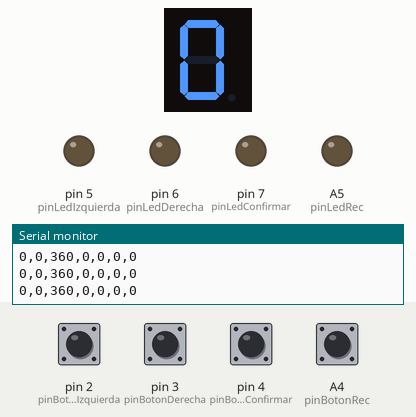
Bench run of a sketch on a simulated Arduino Uno, built with avr-gcc and run on an emulated ATmega328P. Parts: 1-digit seven-segment display, output pins drawn as LEDs (lit = HIGH), the last lines printed to the serial monitor. Wiring (inferred from the names in the program): 1-digit 7-segment display, segments lit when LOW: segments pin 8, pin 9, pin 10, pin 11, pin 12, pin 13, A1. The inputs (shaded band) are chosen by the test bench; at power-on: A4 (pinBotonRec), pin 2 (pinBotonIzquierda), pin 3 (pinBotonDerecha), pin 4 (pinBotonConfirmar) LOW. Random numbers use the default seed unless the sketch sets one; the segment pins are drawn as the display they are named for; pins used as bus, display or sensor lines are not drawn.

Above: at 1.2 s.
1.3 s: pin 2 (pinBotonIzquierda) pulled HIGH for 0.15 s
At 1.39 s:
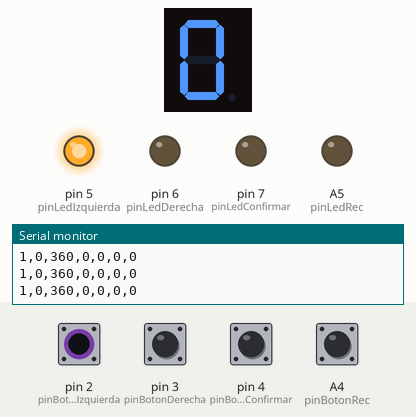
2.9 s: pin 4 (pinBotonConfirmar) pulled HIGH for 0.15 s
At 2.99 s:
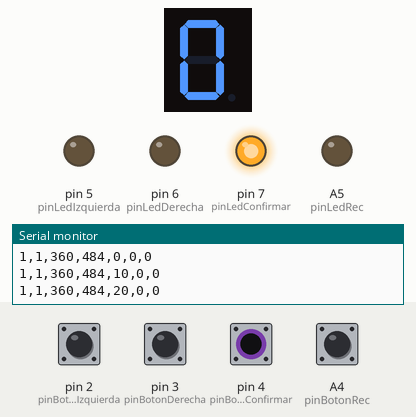
4.5 s: pin 3 (pinBotonDerecha) pulled HIGH for 0.15 s
At 4.59 s:
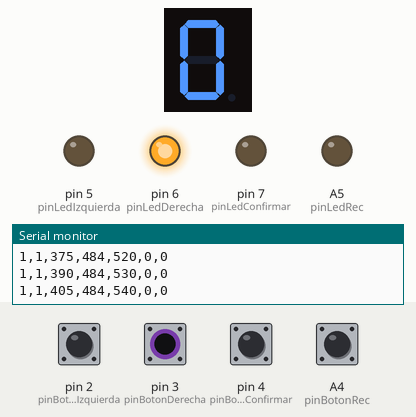
6.1 s: A4 (pinBotonRec) pulled HIGH for 0.15 s
At 6.2 s:
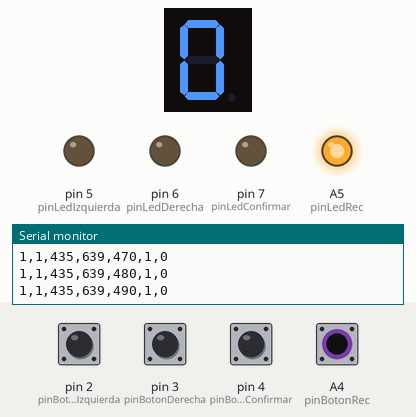
7.7 s: pin 3 (pinBotonDerecha) driven HIGH and pin 4 (pinBotonConfirmar) driven HIGH
At 8.9 s:
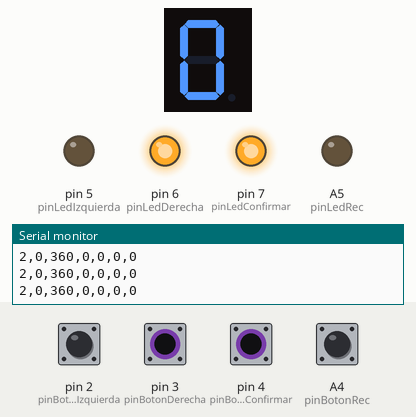
9.2 s: pin 2 (pinBotonIzquierda) pulled HIGH for 1 s
At 10.0 s:
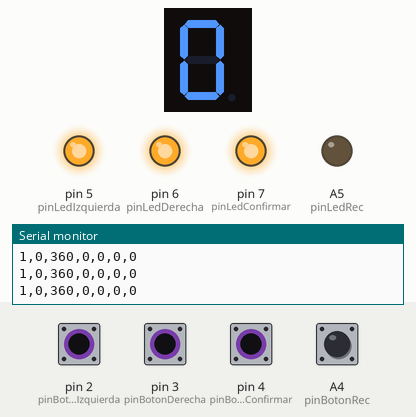
Timing chart, 0 to 12.2 s (numbered marks = the images above; inputs shaded):
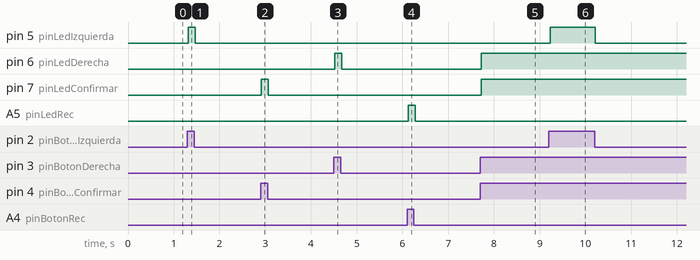

The sketch:

proyectoArduino.ino
```cpp
#define memoriaArray 250

const int pinBotonIzquierda = 2;
const int pinBotonDerecha = 3;
const int pinBotonConfirmar = 4;
const int pinBotonRec = A4;

const int pinLedIzquierda = 5;
const int pinLedDerecha = 6;
const int pinLedConfirmar = 7;
const int pinLedRec = A5;

int segmentos[7] = { 8, 9, 10, 11, 12, 13, A1 };
int numeroDigitos[11][7] = {
  { 1, 1, 1, 1, 1, 1, 0 },  // 0
  { 0, 1, 1, 0, 0, 0, 0 },  // 1
  { 1, 1, 0, 1, 1, 0, 1 },  // 2
  { 1, 1, 1, 1, 0, 0, 1 },  // 3
  { 0, 1, 1, 0, 0, 1, 1 },  // 4
  { 1, 0, 1, 1, 0, 1, 1 },  // 5
  { 1, 0, 1, 1, 1, 1, 1 },  // 6
  { 1, 1, 1, 0, 0, 0, 0 },  // 7
  { 1, 1, 1, 1, 1, 1, 1 },  // 8
  { 1, 1, 1, 1, 0, 1, 1 },  // 9
  { 0, 0, 0, 0, 0, 0, 1 }   // -
};

enum EstadoMenu {
  NINGUNO,
  JUGAR,
  RECORDS,
  GRABACION
};  // Fin de la definicion del enumerador.

struct DatosPartida {
  int posicionPatinetaRec;
  int posicionPelotaXRec;
  int posicionPelotaYRec;
};  // Define una estructura para almacenar los datos de cada partida. - Rec = recording = grabacion.

DatosPartida grabacion[memoriaArray];  // Array para almacenar las estructuras DatosPartida.
int indiceGrabacion;                   // Índice para controlar la posición en el array.
bool enviandoGrabacion = true;
bool controlIndiceGrabacion = false;

class Menu {
private:
  EstadoMenu estadoActualMenu;
  bool confirmarPresionado;

public:
  Menu() {
    estadoActualMenu = NINGUNO;
    confirmarPresionado = false;
  }  // Fin del constructor.

  void actualizar() {
    int estadoBotonIzquierda = digitalRead(pinBotonIzquierda);
    int estadoBotonDerecha = digitalRead(pinBotonDerecha);
    int estadoBotonConfirmar = digitalRead(pinBotonConfirmar);
    int estadoBotonRec = digitalRead(pinBotonRec);

    digitalWrite(pinLedIzquierda, estadoBotonIzquierda);
    digitalWrite(pinLedDerecha, estadoBotonDerecha);
    digitalWrite(pinLedConfirmar, estadoBotonConfirmar);
    digitalWrite(pinLedRec, estadoBotonRec);

    if (confirmarPresionado == false) {
      if (estadoBotonIzquierda == HIGH) {
        estadoActualMenu = JUGAR;
      } else if (estadoBotonDerecha == HIGH) {
        estadoActualMenu = RECORDS;
      } else if (estadoBotonRec == HIGH) {
        estadoActualMenu = GRABACION;
      } else if (estadoBotonConfirmar == HIGH) {
        confirmarPresionado = true;
        if (estadoActualMenu == NINGUNO) {
          confirmarPresionado = false;
        }
        if (estadoActualMenu == JUGAR) {
          controlIndiceGrabacion = !controlIndiceGrabacion;
        }
      }  // Fin if estadoBotonConfirmar == HIGH.
    }    // Fin if confirmarPresionado == false.
  }      // Fin del método actualizar - Lee el estado de los botones y actualiza el estado del menú, manejo de los pines de leds por el estado de los botones.

  void reiniciarMenu() {
    estadoActualMenu = NINGUNO;
    confirmarPresionado = false;
  }  // Restablece el estado del menú y el estado del botón de confirmación a su valor inicial.

  EstadoMenu obtenerEstadoMenu() {
    return estadoActualMenu;
  }

  bool obtenerConfirmarPresionado() {
    return confirmarPresionado;
  }
};  // Fin de la clase Menu.

class Juego {
private:
  int anchoJuego = 800;
  int altoJuego = 600;
  int anchoPatineta = 80;
  int altoPatineta = 20;
  int diametroPelota = 40;
  Menu &menu;
  int puntaje;
  int posicionPatineta;
  int posicionPelotaX;
  int posicionPelotaY;
  bool introducirNombre;
  bool primeraIteracion;

public:
  Juego(Menu &menuReferencia)
    : menu(menuReferencia) {
    introducirNombre = true;
    primeraIteracion = true;
    reiniciarJuego();
  }  // Fin del constructor. - Se recibe por referencia a un objeto Menu.

  void actualizar() {
    if (introducirNombre == true) {
      procesarMenu();
    } else {
      jugar();
    }
  }  // Si el juego ha terminado, introducimos el nombre y procesamos el menu, sino el juego sigue.

  void jugar() {
    moverPatineta();
    moverPelota();
  }  // Control de la patineta y la pelota durante el juego.

  void reiniciarJuego() {
    if (introducirNombre == true) {
      puntaje = 0;
      posicionPatineta = anchoJuego / 2 - anchoPatineta / 2;  // posicionPatineta = 360
      posicionPelotaX = 0;
    }
    if (menu.obtenerEstadoMenu() == JUGAR) {
      posicionPelotaY = 0;
    }
    introducirNombre = false;
  }  // Maneja las variables del juego, en caso de haber terminado la partida o no.

  void moverPatineta() {
    if (digitalRead(pinBotonIzquierda) == HIGH && posicionPatineta > 0) {
      posicionPatineta -= 15;
    } else if (digitalRead(pinBotonDerecha) == HIGH && posicionPatineta < anchoJuego - anchoPatineta) {
      posicionPatineta += 15;
    }
  }  // Lee el estado de los botones de la patineta y mueve la patineta.

  void moverPelota() {
    if (primeraIteracion == true) {
      posicionPelotaY = 0;
      posicionPelotaX = random(diametroPelota / 2, anchoJuego - diametroPelota / 2);
    } else {
      posicionPelotaY += 10;
      verificarColision();
    }
    primeraIteracion = false;
  }  // Controla el movimiento de la pelota en el juego y la detección de colisiones.

  void verificarColision() {
    if (posicionPelotaY + diametroPelota / 2 > altoJuego) {
      introducirNombre = true;
    }
    if (posicionPelotaY + diametroPelota / 2 > altoJuego - altoPatineta
        && posicionPatineta + anchoPatineta > posicionPelotaX - diametroPelota / 2
        && posicionPatineta < posicionPelotaX + diametroPelota / 2) {
      puntaje++;
      posicionPelotaX = random(diametroPelota / 2, anchoJuego - diametroPelota / 2);
      reiniciarJuego();
    }
  }  // Comprueba si ha ocurrido alguna colisión entre la pelota y la patineta.

  void procesarMenu() {
    reiniciarJuego();
    menu.reiniciarMenu();
    primeraIteracion = true;
  }  // Se reinician las variables del juego y se procesa el menu.

  int obtenerPosicionPatineta() {
    return posicionPatineta;
  }

  int obtenerPosicionPelotaX() {
    return posicionPelotaX;
  }

  int obtenerPosicionPelotaY() {
    return posicionPelotaY;
  }

  int obtenerPuntaje() {
    return puntaje;
  }

  bool obtenerIntroducirNombre() {
    return introducirNombre;
  }
};  // Fin de la clase Juego.

class VolverMenu {
private:
  Menu &menu;
  bool confirmarVolver;
  bool bandera;

public:
  VolverMenu(Menu &menuReferencia)
    : menu(menuReferencia) {
    confirmarVolver = false;
    bandera = false;
  }  // Fin del constructor.

  void confirmarVolverAlMenu() {
    if (digitalRead(pinBotonConfirmar) == LOW) {
      bandera = true;
    }

    if (bandera == true) {
      confirmarVolver = digitalRead(pinBotonConfirmar);
      if (confirmarVolver == HIGH) {
        menu.reiniciarMenu();
        bandera = false;
        enviandoGrabacion = true;
      }
    }  // Fin if bandera == true.
  }    // Fin del método confirmarVolverAlMenu.
};     // Fin de la clase VolverMenu.

Menu menu;
Juego juego(menu);
VolverMenu volverMenu(menu);

void setup() {
  pinMode(pinBotonIzquierda, INPUT);
  pinMode(pinBotonDerecha, INPUT);
  pinMode(pinBotonConfirmar, INPUT);
  pinMode(pinBotonRec, INPUT);

  pinMode(pinLedIzquierda, OUTPUT);
  pinMode(pinLedDerecha, OUTPUT);
  pinMode(pinLedConfirmar, OUTPUT);
  pinMode(pinLedRec, OUTPUT);

  for (int contador = 0; contador < 7; contador++) {
    pinMode(segmentos[contador], OUTPUT);
    digitalWrite(segmentos[contador], LOW);
  }  // Apaga todos los segmentos inicialmente

  // Semilla aleatoria para la generación de la pelota
  randomSeed(analogRead(0));

  // Inicialización de la comunicación serial
  Serial.begin(9600);
}

void loop() {

  menu.actualizar();

  if (menu.obtenerEstadoMenu() == JUGAR && menu.obtenerConfirmarPresionado() == true) {

    if (controlIndiceGrabacion == true) {
      indiceGrabacion = 0;
      controlIndiceGrabacion = false;
    }  // Define indiceGrabacion = 0, para "sobreescribir" en el array la informacion cada vez que empezamos un juego nuevo.

    juego.actualizar();

    if (indiceGrabacion < memoriaArray) {
      grabacion[indiceGrabacion].posicionPatinetaRec = juego.obtenerPosicionPatineta();
      grabacion[indiceGrabacion].posicionPelotaXRec = juego.obtenerPosicionPelotaX();
      grabacion[indiceGrabacion].posicionPelotaYRec = juego.obtenerPosicionPelotaY();
      indiceGrabacion++;
    }  // Guarda los datos de un juego en el array, haciendo uso de la "memoria de arduino", hasta cierto valor.

  } else {
    for (int contador = 0; contador < 7; contador++) {
      if (numeroDigitos[10][contador] == 1) {
        digitalWrite(segmentos[contador], HIGH);
      } else {
        digitalWrite(segmentos[contador], LOW);
      }
    }  // Fin de for.
  }    // Fin de else.

  if (menu.obtenerEstadoMenu() == RECORDS && menu.obtenerConfirmarPresionado() == true) {
    volverMenu.confirmarVolverAlMenu();
  }

  if (Serial.available() > 0) {
    int puntajeDisplay = Serial.read();

    if (puntajeDisplay >= 0 && puntajeDisplay <= 9) {
      for (int contador = 0; contador < 7; contador++) {
        if (numeroDigitos[puntajeDisplay][contador] == 1) {
          digitalWrite(segmentos[contador], HIGH);
        } else {
          digitalWrite(segmentos[contador], LOW);
        }
      }  // Fin del for.
    } else {
      for (int contador = 0; contador < 7; contador++) {
        if (numeroDigitos[10][contador] == 1) {
          digitalWrite(segmentos[contador], HIGH);
        } else {
          digitalWrite(segmentos[contador], LOW);
        }
      }  // Fin del for.
    }    // Fin del else.
  }      // Fin de if Serial.available() > 0 - Si se recibe informacion desde Processing sobre el puntaje, lo mostramos en el display.

  // Enviamos la información a través de la comunicación serial
  Serial.print(menu.obtenerEstadoMenu());
  Serial.print(",");
  Serial.print(menu.obtenerConfirmarPresionado());
  Serial.print(",");
  Serial.print(juego.obtenerPosicionPatineta());
  Serial.print(",");
  Serial.print(juego.obtenerPosicionPelotaX());
  Serial.print(",");
  Serial.print(juego.obtenerPosicionPelotaY());
  Serial.print(",");
  Serial.print(juego.obtenerPuntaje());
  Serial.print(",");
  Serial.print(juego.obtenerIntroducirNombre());

  if (menu.obtenerEstadoMenu() == GRABACION && menu.obtenerConfirmarPresionado() == true) {
    if (enviandoGrabacion == true) {
      // Envio por comunicacion serial informacion del array grabacion.
      for (int contador = 0; contador < indiceGrabacion; contador++) {
        Serial.print(",");
        Serial.print(grabacion[contador].posicionPatinetaRec);
        Serial.print(",");
        Serial.print(grabacion[contador].posicionPelotaXRec);
        Serial.print(",");
        Serial.print(grabacion[contador].posicionPelotaYRec);
      }  // Fin del for.
    }    // Fin del if.

    if (Serial.available() > 0) {
      int detener = Serial.read();  // Si recibo un 10, detengo el envio de informacion del array grabacion.
      if (detener == 10) {
        enviandoGrabacion = false;
      }
    }  // Fin del if Serial.available() > 0.

    volverMenu.confirmarVolverAlMenu();
  }  // Fin de if menu.obtenerEstadoMenu() == GRABACION && menu.obtenerConfirmarPresionado() == true.

  Serial.println();
  delay(30);
}
```

Measured:
- after the input at 1.3 s, pin 5 (pinLedIzquierda): LOW → HIGH at once, → LOW 0.15 s later
- after the input at 2.9 s, pin 7 (pinLedConfirmar): LOW → HIGH at once, → LOW 0.15 s later
- after the input at 4.5 s, pin 6 (pinLedDerecha): LOW → HIGH at once, → LOW 0.15 s later
- after the input at 6.1 s, A5 (pinLedRec): LOW → HIGH at once, → LOW 0.15 s later
- after the input at 7.7 s, pin 6 (pinLedDerecha), pin 7 (pinLedConfirmar): LOW → HIGH at once
- after the input at 9.2 s, pin 5 (pinLedIzquierda): LOW → HIGH at once, → LOW 0.98 s later
